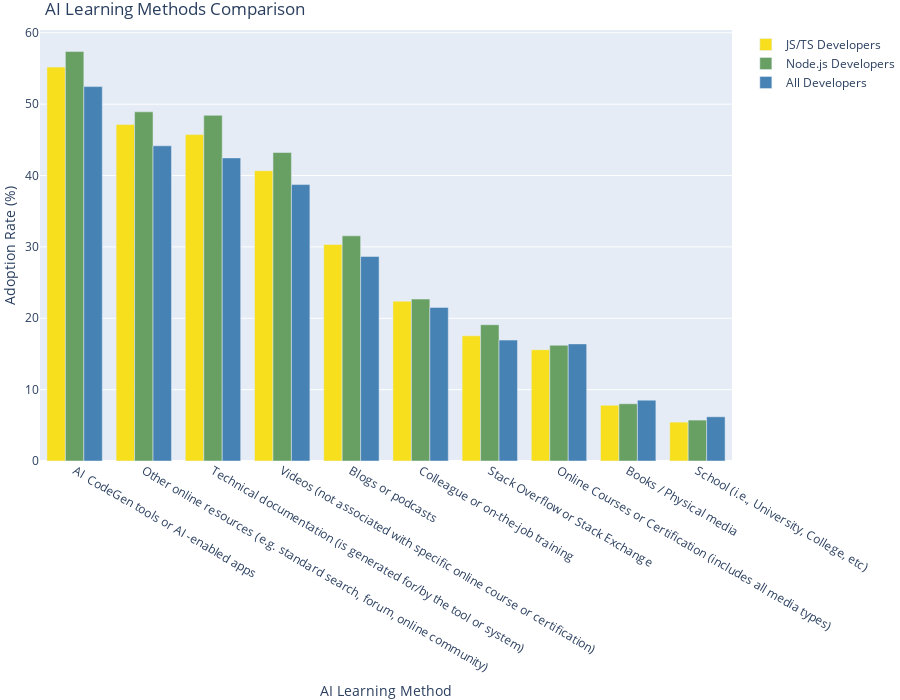

The code cell stored with this chart in its notebook:
### Code cell
# Analyze AI usage among JS/TS developers
if 'AILearnHow' in df.columns:
    # Parse multi-select field
    all_methods_nodejs = []
    for val in nodejs_developers['AILearnHow'].dropna():
        methods = [m.strip() for m in str(val).split(';')]
        all_methods_nodejs.extend(methods)

    all_methods_jsts = []
    for val in js_ts_developers['AILearnHow'].dropna():
        methods = [m.strip() for m in str(val).split(';')]
        all_methods_jsts.extend(methods)

    all_methods_all = []
    for val in df['AILearnHow'].dropna():
        methods = [m.strip() for m in str(val).split(';')]
        all_methods_all.extend(methods)

    from collections import Counter
    nodejs_methods = Counter(all_methods_nodejs)
    jsts_methods = Counter(all_methods_jsts)
    all_methods = Counter(all_methods_all)

    # Get top 10 methods
    top_methods = [method for method, _ in nodejs_methods.most_common(10)]

    # Calculate percentages
    total_nodejs = len(nodejs_developers[nodejs_developers['AILearnHow'].notna()])
    total_jsts = len(js_ts_developers[js_ts_developers['AILearnHow'].notna()])
    total_all = len(df[df['AILearnHow'].notna()])

    nodejs_pct = [(nodejs_methods[m]/total_nodejs)*100 for m in top_methods]
    jsts_pct = [(jsts_methods[m]/total_jsts)*100 for m in top_methods]
    all_pct = [(all_methods[m]/total_all)*100 for m in top_methods]

    # Shorten labels
    short_labels = [m.replace(' ', '\n').replace('AI', 'AI\n') if len(m) > 15 else m for m in top_methods]

    # Create grouped bar chart
    fig = go.Figure()
    fig.add_trace(go.Bar(name='JS/TS Developers', x=short_labels, y=jsts_pct, marker_color='#f7df1e'))
    fig.add_trace(go.Bar(name='Node.js Developers', x=short_labels, y=nodejs_pct, marker_color='#68a063'))
    fig.add_trace(go.Bar(name='All Developers', x=short_labels, y=all_pct, marker_color='steelblue'))

    fig.update_layout(
        title='AI Learning Methods Comparison',
        xaxis_title='AI Learning Method',
        yaxis_title='Adoption Rate (%)',
        barmode='group',
        height=700,
        font=dict(size=12)
    )
    fig.show()

### Figure 1 — Plotly figure (JSON) as saved in the notebook; plotly's stock layout.template omitted (floating-point values rounded to 4 significant figures)
{"data": [{"marker": {"color": "#f7df1e"}, "name": "JS/TS Developers", "type": "bar", "x": ["AI\n\nCodeGen\ntools\nor\nAI\n-enabled\napps", "Other\nonline\nresources\n(e.g.\nstandard\nsearch,\nforum,\nonline\ncommunity)", "Technical\ndocumentation\n(is\ngenerated\nfor/by\nthe\ntool\nor\nsystem)", "Videos\n(not\nassociated\nwith\nspecific\nonline\ncourse\nor\ncertification)", "Blogs\nor\npodcasts", "Colleague\nor\non-the-job\ntraining", "Stack\nOverflow\nor\nStack\nExchange", "Online\nCourses\nor\nCertification\n(includes\nall\nmedia\ntypes)", "Books\n/\nPhysical\nmedia", "School\n(i.e.,\nUniversity,\nCollege,\netc)"], "y": [55.19, 47.14, 45.74, 40.67, 30.34, 22.39, 17.55, 15.59, 7.807, 5.449]}, {"marker": {"color": "#68a063"}, "name": "Node.js Developers", "type": "bar", "x": ["AI\n\nCodeGen\ntools\nor\nAI\n-enabled\napps", "Other\nonline\nresources\n(e.g.\nstandard\nsearch,\nforum,\nonline\ncommunity)", "Technical\ndocumentation\n(is\ngenerated\nfor/by\nthe\ntool\nor\nsystem)", "Videos\n(not\nassociated\nwith\nspecific\nonline\ncourse\nor\ncertification)", "Blogs\nor\npodcasts", "Colleague\nor\non-the-job\ntraining", "Stack\nOverflow\nor\nStack\nExchange", "Online\nCourses\nor\nCertification\n(includes\nall\nmedia\ntypes)", "Books\n/\nPhysical\nmedia", "School\n(i.e.,\nUniversity,\nCollege,\netc)"], "y": [57.37, 48.93, 48.43, 43.23, 31.55, 22.69, 19.1, 16.22, 8.024, 5.735]}, {"marker": {"color": "steelblue"}, "name": "All Developers", "type": "bar", "x": ["AI\n\nCodeGen\ntools\nor\nAI\n-enabled\napps", "Other\nonline\nresources\n(e.g.\nstandard\nsearch,\nforum,\nonline\ncommunity)", "Technical\ndocumentation\n(is\ngenerated\nfor/by\nthe\ntool\nor\nsystem)", "Videos\n(not\nassociated\nwith\nspecific\nonline\ncourse\nor\ncertification)", "Blogs\nor\npodcasts", "Colleague\nor\non-the-job\ntraining", "Stack\nOverflow\nor\nStack\nExchange", "Online\nCourses\nor\nCertification\n(includes\nall\nmedia\ntypes)", "Books\n/\nPhysical\nmedia", "School\n(i.e.,\nUniversity,\nCollege,\netc)"], "y": [52.46, 44.17, 42.47, 38.73, 28.67, 21.52, 16.94, 16.41, 8.529, 6.197]}], "layout": {"barmode": "group", "font": {"size": 12}, "height": 700, "title": {"text": "AI Learning Methods Comparison"}, "xaxis": {"title": {"text": "AI Learning Method"}}, "yaxis": {"title": {"text": "Adoption Rate (%)"}}}}
